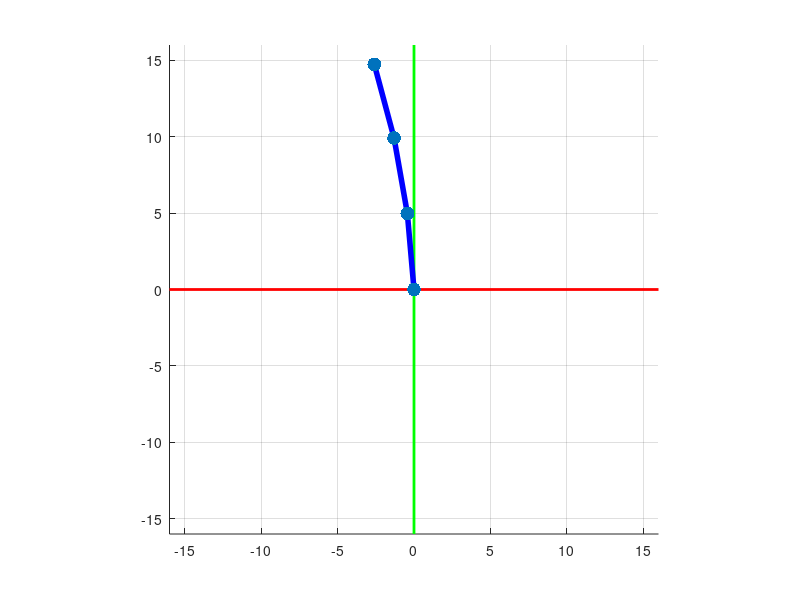

This figure's MATLAB source:
close all;
clear;
clc;

l1 = input('Introduce la longitud del eslabon 1 [m]: ');
l2 = input('Introduce la longitud del eslabon 2 [m]: ');
l3 = input('Introduce la longitud del eslabon 3 [m]: ');

theta1 = 90;
theta2 = 0;
theta3 = 0;

theta1 = deg2rad(theta1);
theta2 = deg2rad(theta2);
theta3 = deg2rad(theta3);

mov1 = input('Introduce el movimiento del eslabon 1 [grados]: ');
mov2 = input('Introduce el movimiento del eslabon 2 [grados]: ');
mov3 = input('Introduce el movimiento del eslabon 3 [grados]: ');

mov1 = deg2rad(mov1);
mov2 = deg2rad(mov2);
mov3 = deg2rad(mov3);

limite = l1 + l2 + l3 + 1;

for i = 0:0.05:mov1

    clf;

    t1 = theta1 + i;
    t2 = theta2;
    t3 = theta3;

    x1 = l1*cos(t1);
    y1 = l1*sin(t1);

    x2 = x1 + l2*cos(t1+t2);
    y2 = y1 + l2*sin(t1+t2);

    x3 = x2 + l3*cos(t1+t2+t3);
    y3 = y2 + l3*sin(t1+t2+t3);

    % Eje
    line([-limite limite],[0 0], ...
        "Color",'red','LineWidth',2);

    line([0 0],[-limite limite], ...
        "Color",'green','LineWidth',2);

    hold on;

    % Eslabon
    line([0 x1],[0 y1], ...
        "Color",'blue','LineWidth',4);

    line([x1 x2],[y1 y2], ...
        "Color",'blue','LineWidth',4);

    line([x2 x3],[y2 y3], ...
        "Color",'blue','LineWidth',4);

    % Articulacion
    scatter([0 x1 x2 x3], ...
            [0 y1 y2 y3], ...
            100,'filled');

    axis equal;
    grid on;
    axis([-limite limite -limite limite]);
    pause(0.05);
end

theta1 = theta1 + mov1;

for i = 0:0.05:mov2

    clf;

    t1 = theta1;
    t2 = theta2 + i;
    t3 = theta3;

    x1 = l1*cos(t1);
    y1 = l1*sin(t1);

    x2 = x1 + l2*cos(t1+t2);
    y2 = y1 + l2*sin(t1+t2);

    x3 = x2 + l3*cos(t1+t2+t3);
    y3 = y2 + l3*sin(t1+t2+t3);

    % Eje
    line([-limite limite],[0 0], ...
        "Color",'red','LineWidth',2);

    line([0 0],[-limite limite], ...
        "Color",'green','LineWidth',2);

    hold on;

    % Eslabon
    line([0 x1],[0 y1], ...
        "Color",'blue','LineWidth',4);

    line([x1 x2],[y1 y2], ...
        "Color",'blue','LineWidth',4);

    line([x2 x3],[y2 y3], ...
        "Color",'blue','LineWidth',4);

    % Articulacion
    scatter([0 x1 x2 x3], ...
            [0 y1 y2 y3], ...
            100,'filled');

    axis equal;
    grid on;
    axis([-limite limite -limite limite]);
    pause(0.05);
end

theta2 = theta2 + mov2;

for i = 0:0.05:mov3

    clf;

    t1 = theta1;
    t2 = theta2;
    t3 = theta3 + i;

    x1 = l1*cos(t1);
    y1 = l1*sin(t1);

    x2 = x1 + l2*cos(t1+t2);
    y2 = y1 + l2*sin(t1+t2);

    x3 = x2 + l3*cos(t1+t2+t3);
    y3 = y2 + l3*sin(t1+t2+t3);

    % Eje
    line([-limite limite],[0 0], ...
        "Color",'red','LineWidth',2);

    line([0 0],[-limite limite], ...
        "Color",'green','LineWidth',2);

    hold on;

    % Eslabon
    line([0 x1],[0 y1], ...
        "Color",'blue','LineWidth',4);

    line([x1 x2],[y1 y2], ...
        "Color",'blue','LineWidth',4);

    line([x2 x3],[y2 y3], ...
        "Color",'blue','LineWidth',4);

    % Articulacion
    scatter([0 x1 x2 x3], ...
            [0 y1 y2 y3], ...
            100,'filled');

    axis equal;
    grid on;
    axis([-limite limite -limite limite]);
    pause(0.05);
end

theta3 = theta3 + mov3;

clf;

x1 = l1*cos(theta1);
y1 = l1*sin(theta1);

x2 = x1 + l2*cos(theta1+theta2);
y2 = y1 + l2*sin(theta1+theta2);

x3 = x2 + l3*cos(theta1+theta2+theta3);
y3 = y2 + l3*sin(theta1+theta2+theta3);

% Eje
line([-limite limite],[0 0], ...
    "Color",'red','LineWidth',2);

line([0 0],[-limite limite], ...
    "Color",'green','LineWidth',2);

hold on;

% Eslabon
line([0 x1],[0 y1], ...
    "Color",'blue','LineWidth',4);

line([x1 x2],[y1 y2], ...
    "Color",'blue','LineWidth',4);

line([x2 x3],[y2 y3], ...
    "Color",'blue','LineWidth',4);

% Articulacion
scatter([0 x1 x2 x3], ...
        [0 y1 y2 y3], ...
        100,'filled');

axis equal;
grid on;
axis([-limite limite -limite limite]);
